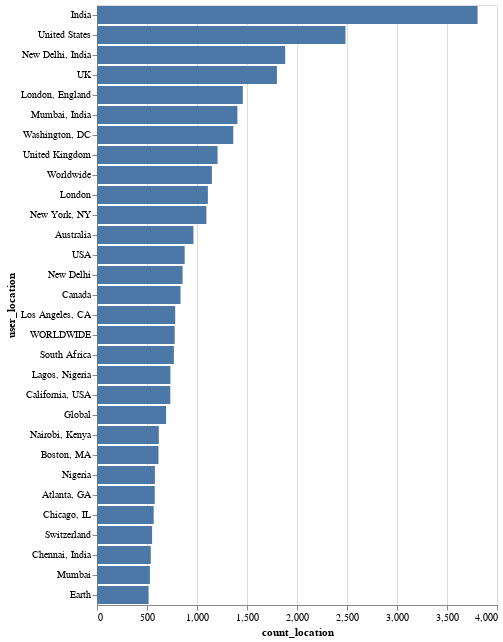

This figure's notebook cell:
### Code cell
alt.Chart(geo).mark_bar().encode(
    alt.X('count_location'),
    alt.Y('user_location',sort=alt.EncodingSortField(field="count_location", order='descending'))
)

### Figure 1 — Vega-Lite specification as saved in the notebook (floating-point values rounded to 4 significant figures)
{"config": {"view": {"continuousWidth": 400, "continuousHeight": 300}}, "data": {"name": "data-791befb8c9d77471ec01085568b6c65d"}, "mark": "bar", "encoding": {"x": {"type": "quantitative", "field": "count_location"}, "y": {"type": "nominal", "field": "user_location", "sort": {"field": "count_location", "order": "descending"}}}, "$schema": "https://vega.github.io/schema/vega-lite/v4.8.1.json", "datasets": {"data-791befb8c9d77471ec01085568b6c65d": [{"user_location": "India", "count_location": 3806}, {"user_location": "United States", "count_location": 2485}, {"user_location": "New Delhi, India", "count_location": 1882}, {"user_location": "UK", "count_location": 1799}, {"user_location": "London, England", "count_location": 1458}, {"user_location": "Mumbai, India", "count_location": 1404}, {"user_location": "Washington, DC", "count_location": 1363}, {"user_location": "United Kingdom", "count_location": 1206}, {"user_location": "Worldwide", "count_location": 1149}, {"user_location": "London", "count_location": 1109}, {"user_location": "New York, NY", "count_location": 1094}, {"user_location": "Australia", "count_location": 964}, {"user_location": "USA", "count_location": 877}, {"user_location": "New Delhi", "count_location": 856}, {"user_location": "Canada", "count_location": 835}, {"user_location": "Los Angeles, CA", "count_location": 782}, {"user_location": "WORLDWIDE", "count_location": 777}, {"user_location": "South Africa", "count_location": 769}, {"user_location": "Lagos, Nigeria", "count_location": 734}, {"user_location": "California, USA", "count_location": 733}, {"user_location": "Global", "count_location": 691}, {"user_location": "Nairobi, Kenya", "count_location": 618}, {"user_location": "Boston, MA", "count_location": 615}, {"user_location": "Nigeria", "count_location": 579}, {"user_location": "Atlanta, GA", "count_location": 578}, {"user_location": "Chicago, IL", "count_location": 567}, {"user_location": "Switzerland", "count_location": 551}, {"user_location": "Chennai, India", "count_location": 538}, {"user_location": "Mumbai", "count_location": 529}, {"user_location": "Earth", "count_location": 516}]}}
